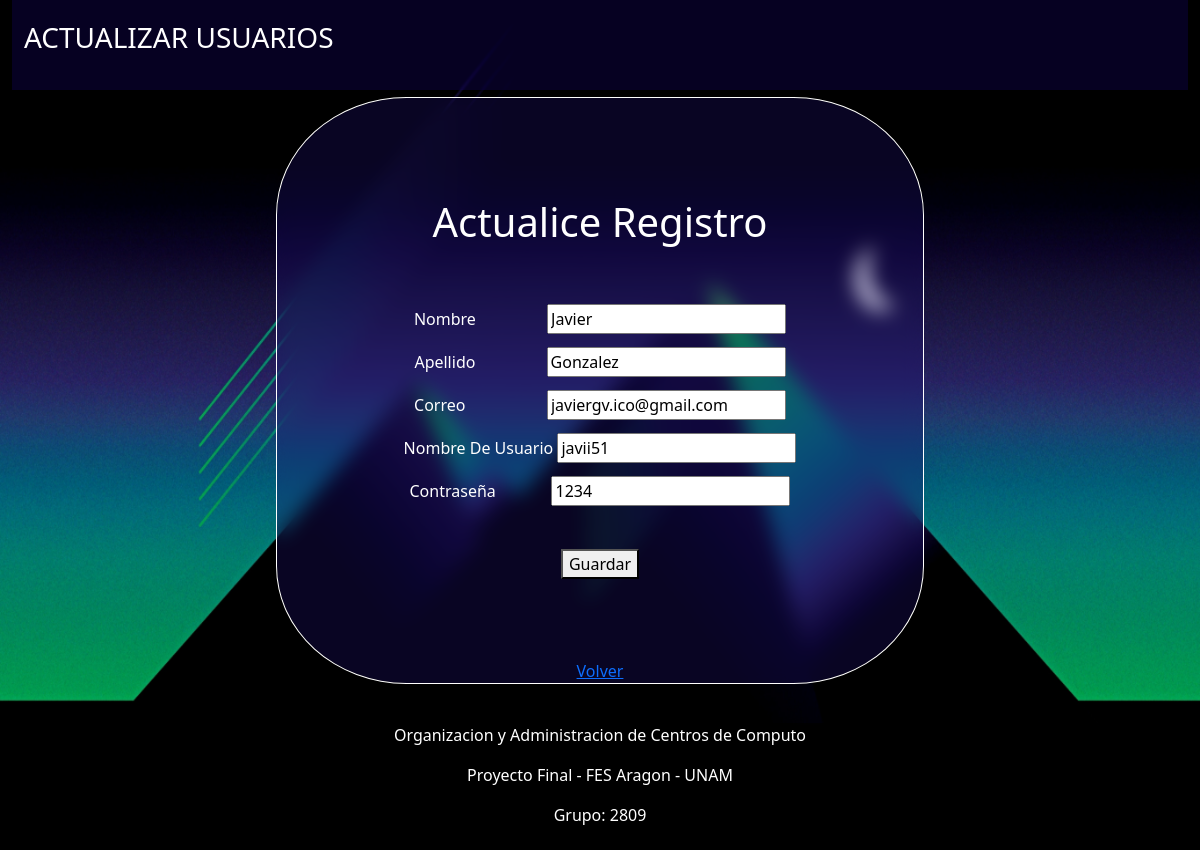
The page /editar.php?id=2 on the database its author committed.
### tables this page shows
CREATE TABLE `usuarios` (
  `id` int(10) NOT NULL,
  `nombre` varchar(100) NOT NULL,
  `apellido` varchar(50) NOT NULL,
  `correo` varchar(50) NOT NULL,
  `usuario` varchar(20) NOT NULL,
  `contrasena` varchar(20) NOT NULL
);

### editar.php (the view, shortened to what this page needs)
<?php
include_once "cabecera.php";
$mysqli = include_once "conexion.php";
$id = $_GET["id"];
$query = $mysqli->prepare("SELECT id, nombre, apellido, correo, usuario, contrasena FROM usuarios WHERE id = ?");
$query->bind_param("i", $id);
$query->execute();
$resultado = $query->get_result();
$usuarios = $resultado->fetch_assoc();
?>
<head>
    <link href="assets/Recursos/estiloEditar.css" rel="stylesheet" type="text/css">
</head>
<body>
    <header >
        <nav class="navbar" style="font-size:28px;">
            <div class="container-fluid">
                <span class="navbar-text">
                    <p class="text-white">ACTUALIZAR USUARIOS</p>
                </span>
            </div>
        </nav>
    </header><br><br>
    <div class="container main" style="text-align:center;">
        <div class="row texto">
            <h1>Actualice Registro</h1>
                <form class="texto"action="actualizar.php" method="POST">
                    <div class="form-group">
                        <label for="nombre"><p style="display:inline-block;">Nombre</p><p class="vacio">-------------</p></label>
                        <input value="<?php echo $usuarios["nombre"] ?>" placeholder="Nombre" type="text" name="nombre" id="nombre" required>
                    </div>
                    <div class="form-group">
                        <label for="apellido"><p style="display:inline-block;">Apellido</p><p class="vacio">-------------</p></label>
                        <input value="<?php echo $usuarios["apellido"] ?>" placeholder="Apellido"  type="text" name="apellido" id="apellido" required>
                    </div>
                    <div class="form-group">
                        <label for="correo"><p style="display:inline-block;">Correo</p><p class="vacio">---------------</p></label>
                        <input value="<?php echo $usuarios["correo"] ?>" placeholder="Correo"  type="text" name="correo" id="correo" required>
                    </div>
                    <div class="form-group">
                        <label for="usuario"><p>Nombre De Usuario</p></label>
                        <input value="<?php echo $usuarios["usuario"] ?>" placeholder="Nombre de usuario"  type="text" name="usuario" id="usuario" required>
                    </div>
                    <div class="form-group">
                        <label for="contrasena"><p style="display:inline-block;">Contraseña</p><p class="vacio">----------</p></label>
                        <input value="<?php echo $usuarios["contrasena"] ?>" placeholder="Contraseña"  type="text" name="contrasena" id="contrasena" required>
                    </div>
                    <div class="form-group">
                        <button>Guardar</button>
                    </div>
                    <a href="listar.php" style="">Volver</a>
                </form>
        </div>
    </div>
    <?php include_once "piePagina.php" ?>
</body>

### assets/Recursos/estiloEditar.css (style rules this page uses)
body { background-image: url('imagenes/BG2.jpg'); background-size: fixed; background-repeat: no-repeat; background-size: 100% 850px; height: 850px; }
.texto { color: #fff; }
.main { outline: 0.5px solid white; backdrop-filter: blur(10px); padding-top: 100px; background-color: rgba(30, 18, 117, 0.3); width: 55%; margin-top: -40px; border-radius: 20%; }
h1 { padding-bottom: 50px; }
.vacio { display: inline-block; color: rgba(0 ,0 ,0, 0); }
button { margin-top: 30px;; margin-bottom: 80px; }
.navbar { backdrop-filter: blur(1px); background-color: rgba(30, 5, 170,0.2); }

### rows shown on the page
usuarios: nombre "Javier", apellido "Gonzalez", correo "javiergv.ico@gmail.com", usuario "javii51", contrasena "1234"
